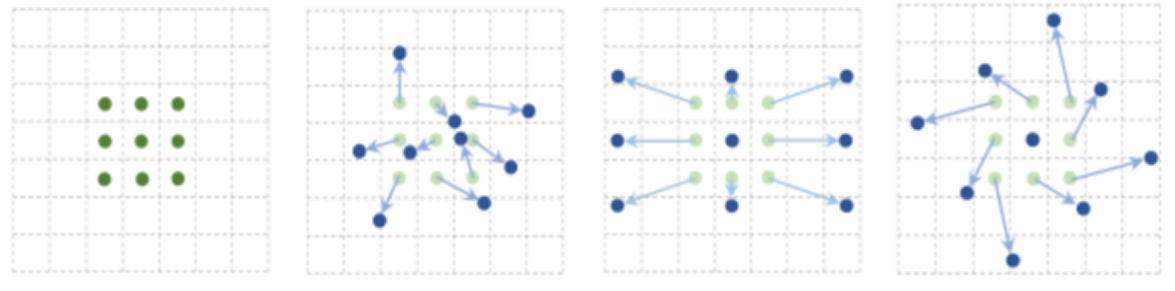
#> input picture youshoulddelit/advan-1.png, 1175 x 291 px
$ python reverseColor.py
#> lines starting #> are read from the running program, lines starting #| are printed output that depends on the picture
from PIL import Image
import os

def invert_image_colors():
    # 获取用户输入的图片路径
    img_path = input("请输入图片相对于当前目录的路径：").strip()
#> the answer given: advan-1.png

    # 检查路径是否存在
    if not os.path.exists(img_path):
        print("错误：指定的图片路径不存在！")
        return

    try:
        # 打开图片
        with Image.open(img_path) as img:
            # 获取图片信息
#> img is the input picture: PIL image 1175x291 RGBA; mean R, G, B, A 247.2, 248.5, 249.2, 254.8
            width, height = img.size
#> width = 1175; height = 291
            mode = img.mode
#> mode = 'RGBA'
            pixels = img.load()  # 获取像素访问对象

            # 遍历每个像素进行反色处理
            for i in range(width):
                for j in range(height):
                    pixel = pixels[i, j]

                    # 根据不同图像模式处理反色
                    if mode == 'RGB':
                        r, g, b = pixel
                        inverted_pixel = (255 - r, 255 - g, 255 - b)
                    elif mode == 'RGBA':
                        r, g, b, a = pixel
                        inverted_pixel = (255 - r, 255 - g, 255 - b, a)  # 保留透明度
                    elif mode == 'L':  # 灰度图
                        inverted_pixel = (255 - pixel[0],)
                    else:
                        raise ValueError(f"不支持的图片模式：{mode}")

                    pixels[i, j] = inverted_pixel

            # 构建保存路径（在原文件名后添加"_inverted"）
            dir_name = os.path.dirname(img_path)
            base_name = os.path.basename(img_path)
            file_name, ext = os.path.splitext(base_name)
            new_file_name = f"{file_name}_inverted{ext}"
            new_path = os.path.join(dir_name, new_file_name)

            # 保存反色后的图片
            img.save(new_path)
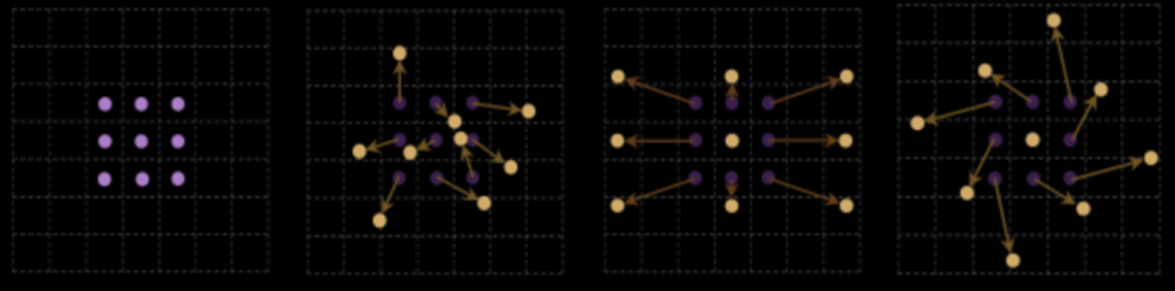
#> saved as advan-1_inverted.png: PIL image 1175x291 RGBA; mean R, G, B, A 7.8, 6.5, 5.8, 254.8; transparent parts drawn white
            print(f"反色处理完成，图片已保存至：{new_path}")

    except Exception as e:
        print(f"处理图片时发生错误：{str(e)}")

if __name__ == "__main__":
    invert_image_colors()
